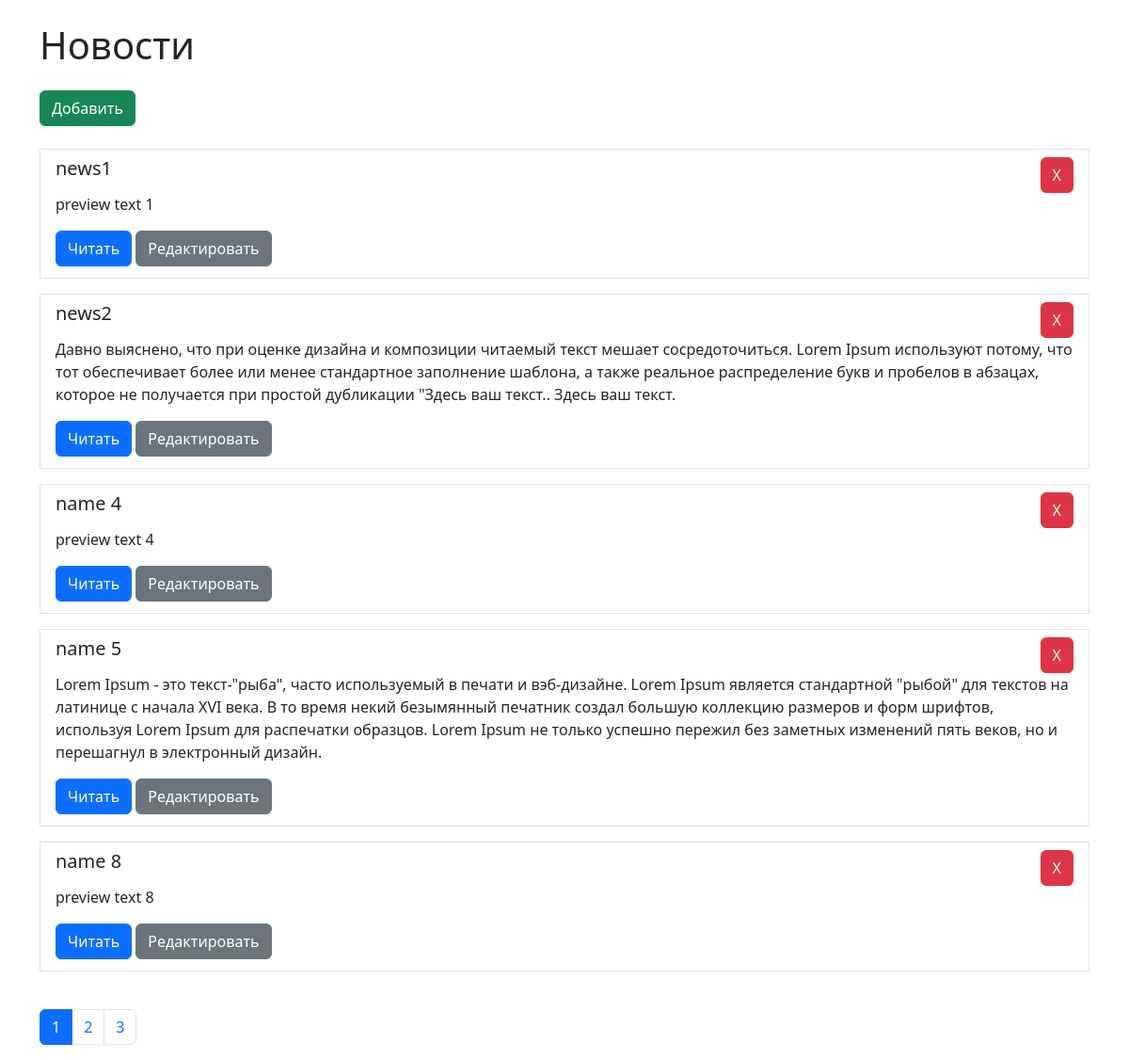
The page / on the database its author committed.
### tables this page shows
CREATE TABLE news (
    id INTEGER PRIMARY KEY AUTOINCREMENT,
    name TEXT,
    preview TEXT,
    detail TEXT
);

### kernel/View/View.php (called while the page is built, shortened)
<?php
class View
{
    public function show(string $name, array $data = []): void
    {
        $viewPath = APP_PATH."/views/$name.php";
        extract($data);
        include_once $viewPath;
    }
}

### kernel/Controller/Controller.php (called while the page is built, shortened)
<?php
abstract class Controller
{
    private View $view;
    private Request $request;
    private Database $database;
    public function setView(View $view): void
    {
        $this->view = $view;
    }
    public function view(string $name, array $data = []): void
    {
        $this->view->show($name, $data);
    }
    public function setRequest(Request $request): void
    {
        $this->request = $request;
    }
    public function request(): Request
    {
        return $this->request;
    }
    public function setDatabase(Database $database): void
    {
        $this->database = $database;
    }
    public function db(): Database
    {
        return $this->database;
    }
}

### src/Controllers/NewsController.php (called while the page is built, shortened)
<?php
class NewsController extends Controller
{
    public function index(): void
    {
        $news = $this->db()->paginated('news', (int) $this->request()->input('page', 1));
        $this->view('home', [
            'news' => $news,
        ]);
    }
}

### kernel/App.php (called while the page is built, shortened)
<?php
class App
{
    private Container $container;
    public function __construct()
    {
        $this->container = new Container();
    }
    public function init(): void
    {
        $this->container->router->dispatch(
            $this->container->request->uri(),
            $this->container->request->method()
        );
    }
}

### public/index.php (called while the page is built, shortened)
<?php
$app = new App();
$app->init();

### kernel/Http/Request.php (called while the page is built, shortened)
<?php
class Request
{
    public function input(string $key, $default = null): mixed
    {
        return $this->post[$key] ?? $this->get[$key] ?? $default;
    }
}

### kernel/Database/Database.php (called while the page is built, shortened)
<?php
class Database
{
    private \PDO $pdo;
    private function connect(): void
    {
        $path = $this->config->get('DB_PATH');
        try {
            $this->pdo = new \PDO("sqlite:" . $path);
        } catch (\PDOException $exception) {
            exit($exception->getMessage());
        }
    }
    public function paginated(string $table, int $page): array|bool
    {
        $result = [];
        $sql = "SELECT count(id) FROM $table";
        $stmt = $this->pdo->prepare($sql);
        try {
            $stmt->execute();
        } catch (\PDOException $exception) {
            return false;
        }
        while ($row = $stmt->fetch(\PDO::FETCH_ASSOC)) {
            $result['total'] = $row['count(id)'];
        }
        $result['count_pages'] = ceil($result['total'] / 5);
        $offset = ($page - 1) * 5;
        $result['current_page'] = $page;
        $sql = "SELECT * FROM $table LIMIT 5 OFFSET $offset";
        $stmt = $this->pdo->prepare($sql);
        try {
            $stmt->execute();
        } catch (\PDOException $exception) {
            return false;
        }
        while ($row = $stmt->fetch(\PDO::FETCH_ASSOC)) {
            $result['items'][] = [
                'id' => $row['id'],
                'name' => $row['name'],
                'preview' => $row['preview'],
                'detail' => $row['detail'],
            ];
        }
        return $result;
    }
}

### config/config.php (called while the page is built)
<?php
return [
    'DB_PATH' => APP_PATH . '\db.sqlite',
];

### kernel/Config/Config.php (called while the page is built, shortened)
<?php
class Config
{
    public function get(string $key, $default = null): mixed
    {
        $config = require APP_PATH."/config/config.php";
        return $config[$key] ?? $default;
    }
}

### views/home.php (the view, shortened to what this page needs)
<?php include_once 'includes/header.php'
?>
<div>
    <h1 class="title mt-4 mb-4">Новости</h1>
    <a class="btn btn-success" href="/news/create">Добавить</a>
    <div class="list-group mt-4">
        <?php if (!empty($news['items'])):?>
            <?php foreach ($news['items'] as $item): ?>
                <div class="mb-3">
                    <div class="list-group-item list-group-item-action">
                        <div class="d-flex w-100 justify-content-between">
                            <h5 class="mb-1"><?= $item['name'] ?></h5>
                            <form action="/news/destroy?page=<?= $news['current_page'] ?>"  method="post">
                                <button type="submit" class="btn btn-danger">X</button>
                            </form>
                        </div>
                        <p class="mb-1"><?= $item['preview'] ?></p>
                        <div class="mt-3 mb-1">
                            <a href="/news/show?id=<?= $item['id'] ?>" class="btn btn-primary">Читать</a>
                            <a href="/news/edit?id=<?= $item['id'] ?>" class="btn btn-secondary">Редактировать</a>
                        </div>
                    </div>
                </div>
            <?php endforeach?>
        <?php else:?>
            <h5 class="title">Нет новостей</h5>
        <?php endif?>
    </div>
    <nav class="mt-4">
        <ul class="pagination">
            <?php for($i = 1; $i <= $news['count_pages']; $i++):?>
                <li class="page-item <?= $i === $news['current_page'] ? 'active' : ''?>"><a class="page-link" href="?page=<?= $i ?>"><?= $i ?></a></li>
            <?php endfor?>
        </ul>
    </nav>
</div>
<?php include_once 'includes/footer.php'?>

### rows shown on the page
news: name "news1", preview "preview text 1"
news: name "news2", preview "Давно выяснено, что при оценке дизайна и композиции читаемый текст мешает сосредоточиться. Lorem Ipsum используют потому, что тот обеспечивает более или менее стандартное заполнение шаблона, а также реальное распределение букв и пробелов в абзацах, которое не получается при простой дубликации \"Здесь ваш текст.. Здесь ваш текст."
news: name "name 4", preview "preview text 4"
news: name "name 5", preview "Lorem Ipsum - это текст-\"рыба\", часто используемый в печати и вэб-дизайне. Lorem Ipsum является стандартной \"рыбой\" для текстов на латинице с начала XVI века. В то время некий безымянный печатник создал большую коллекцию размеров и форм шрифтов, используя Lorem Ipsum для распечатки образцов. Lorem Ipsum не только успешно пережил без заметных изменений пять веков, но и перешагнул в электронный дизайн."
news: name "name 8", preview "preview text 8"
